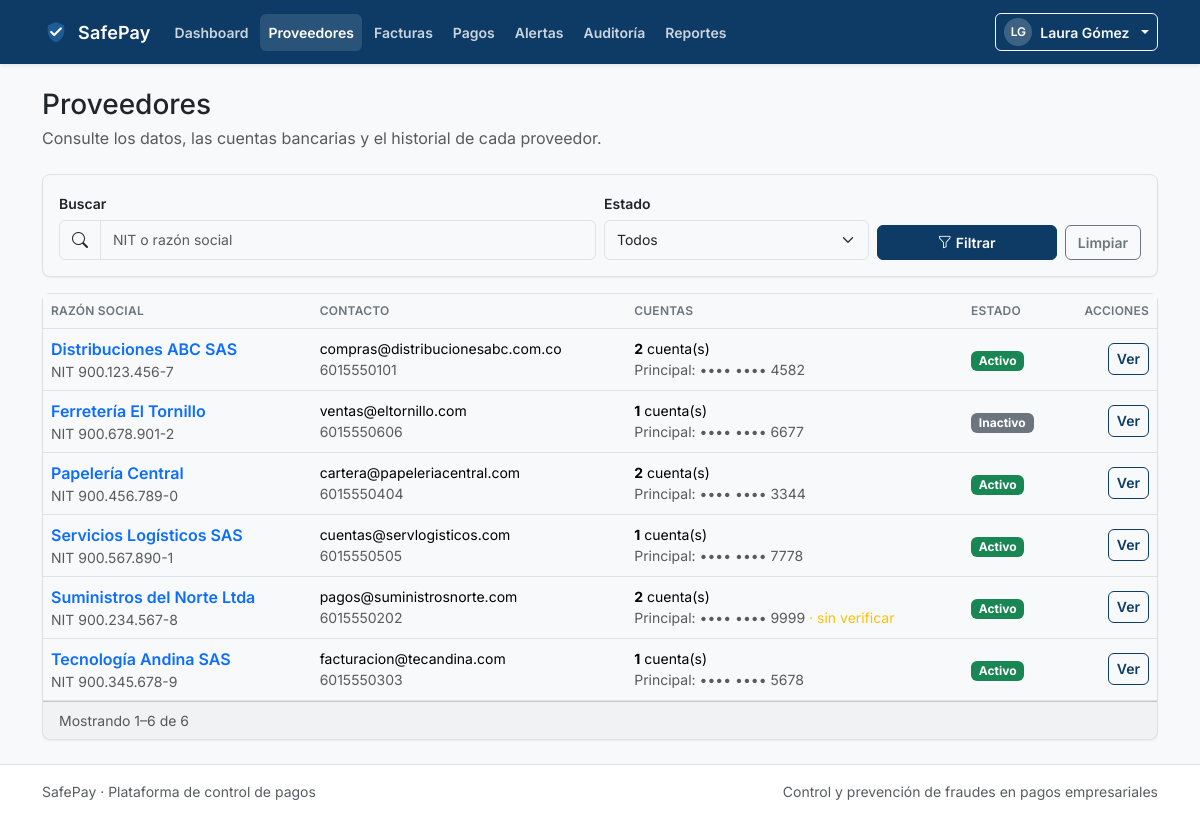
The page /modules/proveedores/index.php (signed in) on the database its author committed.
### tables this page shows
CREATE TABLE proveedores (
    id_proveedor  INT UNSIGNED AUTO_INCREMENT PRIMARY KEY,
    nit           VARCHAR(20)  NOT NULL,
    razon_social  VARCHAR(150) NOT NULL,
    correo        VARCHAR(120) NULL,
    telefono      VARCHAR(30)  NULL,
    estado        ENUM('activo','inactivo') NOT NULL DEFAULT 'activo',
    creado_en     DATETIME     NOT NULL DEFAULT CURRENT_TIMESTAMP,
    CONSTRAINT uq_proveedores_nit UNIQUE (nit),
    KEY idx_proveedores_estado (estado)
);

### includes/functions.php (called while the page is built, shortened)
<?php
function e(?string $texto): string
{
    return htmlspecialchars($texto ?? '', ENT_QUOTES | ENT_SUBSTITUTE, 'UTF-8');
}
function iniciales(string $nombre): string
{
    $partes = preg_split('/\s+/', trim($nombre)) ?: [];
    $texto  = '';
    foreach (array_slice($partes, 0, 2) as $parte) {
        $texto .= mb_strtoupper(mb_substr($parte, 0, 1));
    }
    return $texto !== '' ? $texto : '?';
}

### modules/proveedores/index.php (the view, shortened to what this page needs)
<?php
require_once __DIR__ . '/../../includes/functions.php';
require_once __DIR__ . '/../../includes/auth.php';
require_once __DIR__ . '/../../includes/modules.php';
$pdo = conexionBd();
$buscar = trim((string) ($_GET['q'] ?? ''));
$estadoFiltro = (string) ($_GET['estado'] ?? 'todos');
$pagina = paginaActual();
$porPagina = 20;
$where = [];
$params = [];
$sqlWhere = $where !== [] ? ' WHERE ' . implode(' AND ', $where) : '';
$stmt = $pdo->prepare('SELECT COUNT(*) FROM proveedores pr' . $sqlWhere);
$stmt->execute($params);
$total = (int) $stmt->fetchColumn();
$paginas = totalPaginas($total, $porPagina);
$pagina = min($pagina, $paginas);
$offset = ($pagina - 1) * $porPagina;
$sql = "SELECT pr.*,
               cp.banco AS banco_principal,
               cp.numero_cuenta AS numero_principal,
               cp.verificada AS principal_verificada,
               (SELECT COUNT(*) FROM cuentas_bancarias c WHERE c.id_proveedor = pr.id_proveedor) AS total_cuentas
        FROM proveedores pr
        LEFT JOIN cuentas_bancarias cp
               ON cp.id_proveedor = pr.id_proveedor AND cp.es_principal = 1"
    . $sqlWhere
    . ' ORDER BY pr.razon_social ASC LIMIT ' . $porPagina . ' OFFSET ' . $offset;
$stmt = $pdo->prepare($sql);
$stmt->execute($params);
$proveedores = $stmt->fetchAll();
require_once __DIR__ . '/../../includes/header.php';
?>
<div class="container py-4">
    <div class="d-flex flex-column flex-md-row justify-content-between align-items-md-center gap-3 mb-4">
        <div>
            <h1 class="h3 mb-1">Proveedores</h1>
            <p class="text-muted mb-0">Consulte los datos, las cuentas bancarias y el historial de cada proveedor.</p>
        </div>
    </div>
    <div class="card mb-3">
        <div class="card-body">
            <form method="get" action="<?= e(BASE_URL) ?>/modules/proveedores/index.php" class="row g-2 align-items-end">
                <div class="col-md-6">
                    <label class="form-label" for="q">Buscar</label>
                    <div class="input-group">
                        <span class="input-group-text"><i class="bi bi-search" aria-hidden="true"></i></span>
                        <input class="form-control" id="q" name="q" type="search" value="<?= e($buscar) ?>"
                               placeholder="NIT o razón social">
                    </div>
                </div>
                <div class="col-md-3">
                    <label class="form-label" for="estado">Estado</label>
                    <select class="form-select" id="estado" name="estado">
                        <option value="todos" <?= $estadoFiltro === 'todos' ? 'selected' : '' ?>>Todos</option>
                    </select>
                </div>
                <div class="col-md-3 d-flex gap-2">
                    <button class="btn btn-primary flex-grow-1" type="submit">
                        <i class="bi bi-funnel me-1" aria-hidden="true"></i>Filtrar
                    </button>
                    <a class="btn btn-outline-secondary" href="<?= e(BASE_URL) ?>/modules/proveedores/index.php">Limpiar</a>
                </div>
            </form>
        </div>
    </div>
    <div class="card">
        <div class="table-responsive">
            <table class="table table-hover align-middle mb-0">
                <thead>
                    <tr>
                        <th>Razón social</th>
                        <th>Contacto</th>
                        <th>Cuentas</th>
                        <th>Estado</th>
                        <th class="text-end">Acciones</th>
                    </tr>
                </thead>
                <tbody>
                <?php if ($proveedores === []): ?>
                    <tr>
                        <td colspan="5">
                            <div class="empty-state">
                                <i class="bi bi-building d-block fs-2 mb-2" aria-hidden="true"></i>
                                <p class="mb-2">No encontramos proveedores con esos filtros.</p>
                                <a class="btn btn-sm btn-outline-primary"
                                   href="<?= e(BASE_URL) ?>/modules/proveedores/index.php">Limpiar filtros</a>
                            </div>
                        </td>
                    </tr>
                <?php else: ?>
                    <?php foreach ($proveedores as $proveedor): ?>
                        <tr>
                            <td>
                                <a class="fw-semibold text-decoration-none"
                                   href="<?= e(BASE_URL) ?>/modules/proveedores/detalle.php?id=<?= (int) $proveedor['id_proveedor'] ?>">
                                    <?= e($proveedor['razon_social']) ?>
                                </a>
                                <div class="small text-muted">NIT <?= e(formatearNit((string) $proveedor['nit'])) ?></div>
                            </td>
                            <td class="small">
                                <div><?= e($proveedor['correo'] ?? '—') ?></div>
                                <div class="text-muted"><?= e($proveedor['telefono'] ?? '—') ?></div>
                            </td>
                            <td class="small">
                                <div><strong><?= (int) $proveedor['total_cuentas'] ?></strong> cuenta(s)</div>
                                <?php if ($proveedor['numero_principal'] !== null): ?>
                                    <div class="text-muted">
                                        Principal: <?= e(enmascararCuenta((string) $proveedor['numero_principal'])) ?>
                                        <?php if ((int) $proveedor['principal_verificada'] !== 1): ?>
                                            <span class="text-warning">· sin verificar</span>
                                        <?php endif; ?>
                                    </div>
                                <?php else: ?>
                                    <div class="text-warning">Sin cuenta principal</div>
                                <?php endif; ?>
                            </td>
                            <td><?= badgeEstado((string) $proveedor['estado']) ?></td>
                            <td class="text-end text-nowrap">
                                <a class="btn btn-sm btn-outline-primary"
                                   href="<?= e(BASE_URL) ?>/modules/proveedores/detalle.php?id=<?= (int) $proveedor['id_proveedor'] ?>">
                                    Ver
                                </a>
                            </td>
                        </tr>
                    <?php endforeach; ?>
                <?php endif; ?>
                </tbody>
            </table>
        </div>
        <div class="card-footer d-flex flex-column flex-sm-row justify-content-between align-items-center gap-2">
            <span class="small text-muted">
                <?php if ($total === 0): ?>
                    Sin resultados
                <?php else: ?>
                    Mostrando <?= (int) ($offset + 1) ?>–<?= (int) min($offset + $porPagina, $total) ?> de <?= $total ?>
                <?php endif; ?>
            </span>
        </div>
    </div>
</div>
<?php require_once __DIR__ . '/../../includes/footer.php'; ?>

### includes/modules.php (shortened to what this page needs)
<?php
function etiquetaEstado(string $estado): string
{
    return match ($estado) {
        'registrada'  => 'Registrada',
        'observada'   => 'Observada',
        'aprobada'    => 'Aprobada',
        'rechazada'   => 'Rechazada',
        'pagada'      => 'Pagada',
        'pendiente'   => 'Pendiente',
        'bloqueado'   => 'Bloqueado',
        'aprobado'    => 'Aprobado',
        'rechazado'   => 'Rechazado',
        'ejecutado'   => 'Ejecutado',
        'abierta'     => 'Abierta',
        'resuelta'    => 'Resuelta',
        'descartada'  => 'Descartada',
        'activo'      => 'Activo',
        'inactivo'    => 'Inactivo',
        default       => ucfirst($estado),
    };
}
function claseEstado(string $estado): string
{
    return match ($estado) {
        'observada', 'pendiente' => 'text-bg-warning',
        'bloqueado', 'rechazada', 'rechazado', 'abierta' => 'text-bg-danger',
        'aprobada', 'aprobado' => 'text-bg-info',
        'pagada', 'ejecutado', 'resuelta', 'activo' => 'text-bg-success',
        'descartada', 'inactivo' => 'text-bg-secondary',
        default => 'text-bg-light border',
    };
}
function badgeEstado(string $estado): string
{
    return '<span class="badge ' . e(claseEstado($estado)) . '">' . e(etiquetaEstado($estado)) . '</span>';
}
function enmascararCuenta(string $numero): string
{
    $digitos = preg_replace('/\D+/', '', $numero) ?? '';
    $ultimos = substr($digitos, -4);
    return '•••• •••• ' . ($ultimos !== '' ? $ultimos : '—');
}
function formatearNit(string $nit): string
{
    if (preg_match('/^(\d{3})(\d{3})(\d{3})-(\d)$/', $nit, $partes) === 1) {
        return $partes[1] . '.' . $partes[2] . '.' . $partes[3] . '-' . $partes[4];
    }
    return $nit;
}
function paginaActual(): int
{
    return max(1, (int) ($_GET['pagina'] ?? 1));
}
function totalPaginas(int $total, int $porPagina): int
{
    return max(1, (int) ceil($total / max(1, $porPagina)));
}

### assets/css/style.css (style rules this page uses)
:root { --sp-primary-900: #08243F; --sp-primary-700: #0D3B66; --sp-primary-500: #1D5C96; --sp-primary-100: #E7F0F8; --sp-accent: #0F766E; --sp-success: #198754; --sp-warning: #B58100; --sp-danger: #B02A37; --sp-info: #055160; --sp-bg: #F8F9FA; --sp-surface: #FFFFFF; --sp-text: #212529; --sp-muted: #6C757D; --sp-border: #DEE2E6; --sp-radius-sm: 6px; --sp-radius-md: 8px; --sp-radius-lg: 12px; --sp-shadow-sm: 0 1px 2px rgba(16, 24, 40, .06); --sp-shadow-md: 0 4px 12px rgba(16, 24, 40, .08); --sp-shadow-lg: 0 12px 32px rgba(16, 24, 40, .16); --sp-focus: 0 0 0 3px rgba(29, 92, 150, .25); --bs-primary: var(--sp-primary-700); --bs-primary-rgb: 13, 59, 102; --bs-body-color: var(--sp-text); --bs-body-bg: var(--sp-bg); --bs-border-color: var(--sp-border); }
body { background-color: var(--sp-bg); font-family: Inter, system-ui, -apple-system, "Segoe UI", Roboto, sans-serif; color: var(--sp-text); }
.btn { border-radius: var(--sp-radius-sm); font-size: .875rem; font-weight: 600; }
.btn-sm { min-height: 32px; }
.btn-primary { --bs-btn-bg: var(--sp-primary-700); --bs-btn-border-color: var(--sp-primary-700); --bs-btn-hover-bg: var(--sp-primary-900); --bs-btn-hover-border-color: var(--sp-primary-900); --bs-btn-active-bg: var(--sp-primary-900); --bs-btn-active-border-color: var(--sp-primary-900); --bs-btn-disabled-bg: var(--sp-primary-700); --bs-btn-disabled-border-color: var(--sp-primary-700); }
.btn-outline-primary { --bs-btn-color: var(--sp-primary-700); --bs-btn-border-color: var(--sp-primary-700); --bs-btn-hover-bg: var(--sp-primary-700); --bs-btn-hover-border-color: var(--sp-primary-700); --bs-btn-active-bg: var(--sp-primary-900); --bs-btn-active-border-color: var(--sp-primary-900); }
.card { border: 1px solid var(--sp-border); border-radius: var(--sp-radius-md); box-shadow: var(--sp-shadow-sm); }
.table > thead th { background-color: var(--sp-bg); border-bottom: 1px solid var(--sp-border); color: var(--sp-muted); font-size: .75rem; font-weight: 600; letter-spacing: .02em; text-transform: uppercase; }
.table > tbody > tr > td { vertical-align: middle; }
.form-label { font-size: .875rem; font-weight: 600; margin-bottom: .375rem; }
.form-control, .form-select { min-height: 40px; border-color: var(--sp-border); border-radius: var(--sp-radius-sm); font-size: .875rem; }

### rows shown on the page
proveedores: razon_social "Distribuciones ABC SAS", nit "900.123.456-7", correo "compras@distribucionesabc.com.co", telefono "6015550101", total_cuentas "2", numero_principal "•••• •••• 4582", estado "Activo"
proveedores: razon_social "Ferretería El Tornillo", nit "900.678.901-2", correo "ventas@eltornillo.com", telefono "6015550606", total_cuentas "1", numero_principal "•••• •••• 6677", estado "Inactivo"
proveedores: razon_social "Papelería Central", nit "900.456.789-0", correo "cartera@papeleriacentral.com", telefono "6015550404", total_cuentas "2", numero_principal "•••• •••• 3344", estado "Activo"
proveedores: razon_social "Servicios Logísticos SAS", nit "900.567.890-1", correo "cuentas@servlogisticos.com", telefono "6015550505", total_cuentas "1", numero_principal "•••• •••• 7778", estado "Activo"
proveedores: razon_social "Suministros del Norte Ltda", nit "900.234.567-8", correo "pagos@suministrosnorte.com", telefono "6015550202", total_cuentas "2", numero_principal "•••• •••• 9999", shows "· sin verificar", estado "Activo"
proveedores: razon_social "Tecnología Andina SAS", nit "900.345.678-9", correo "facturacion@tecandina.com", telefono "6015550303", total_cuentas "1", numero_principal "•••• •••• 5678", estado "Activo"

### other values the page prints
APP_NAME "SafePay"
$item['etiqueta'] "Dashboard"
$item['etiqueta'] "Proveedores"
$item['etiqueta'] "Facturas"
$item['etiqueta'] "Pagos"
$item['etiqueta'] "Alertas"
$item['etiqueta'] "Auditoría"
$item['etiqueta'] "Reportes"
iniciales($nombreUsuario ?? 'Usuario') "LG"
$nombreUsuario "Laura Gómez"
$offset + 1 "1"
min($offset + $porPagina, $total) "6"
$total "6"
